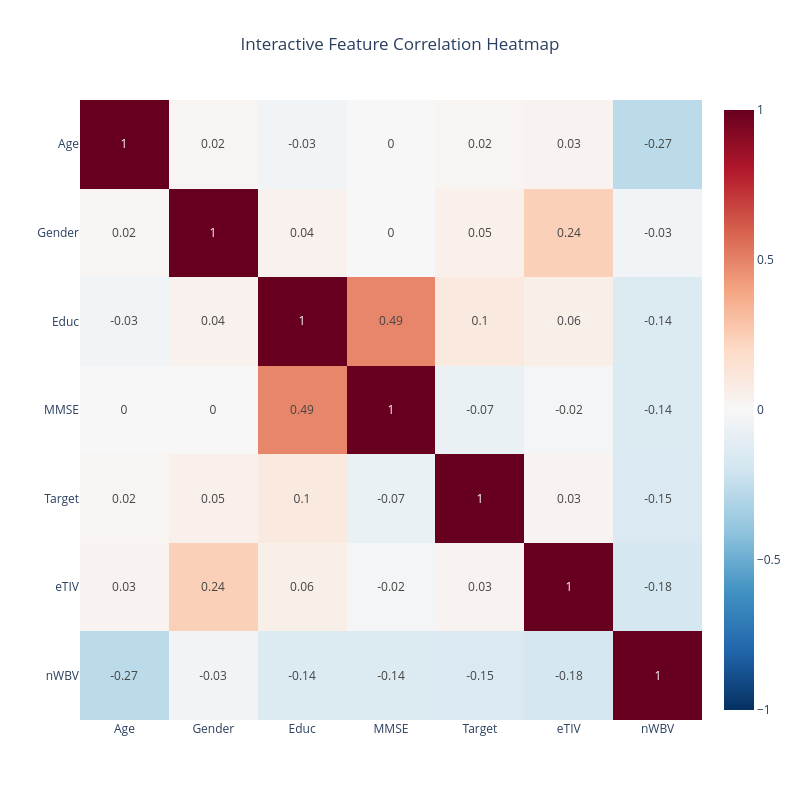

This figure's notebook cell:
### Markdown cell above
### Graph-2 show the correlation map between features

### Code cell
corr_matrix = eda_df.corr().round(2)
fig = go.Figure(data=go.Heatmap(
                   z=corr_matrix.values, # The actual correlation numbers
                   x=corr_matrix.columns, # The X-axis labels
                   y=corr_matrix.columns, # The Y-axis labels
                   colorscale='RdBu_r',   # Red-Blue scale (similar to coolwarm)
                   zmin=-1,               # Set minimum color scale to -1
                   zmax=1,                # Set maximum color scale to 1
                   text=corr_matrix.values, # Put the numbers inside the squares
                   texttemplate="%{text}",  # Format the text to display correctly
                   hoverinfo="x+y+z"      # Show X, Y, and Value when hovering
               ))

# 5. Clean up the Layout for Professional Presentation
fig.update_layout(
    title='Interactive Feature Correlation Heatmap',
    title_x=0.5, # Center the title
    width=800,
    height=800,
    xaxis_showgrid=False,
    yaxis_showgrid=False,
    yaxis_autorange='reversed' # Flips the Y-axis so the diagonal goes top-left to bottom-right
)


fig.show()

### Figure 1 — Plotly figure (JSON) as saved in the notebook; plotly's stock layout.template omitted (floating-point values rounded to 4 significant figures)
{"data": [{"colorscale": [[0, "rgb(5,48,97)"], [0.1, "rgb(33,102,172)"], [0.2, "rgb(67,147,195)"], [0.3, "rgb(146,197,222)"], [0.4, "rgb(209,229,240)"], [0.5, "rgb(247,247,247)"], [0.6, "rgb(253,219,199)"], [0.7, "rgb(244,165,130)"], [0.8, "rgb(214,96,77)"], [0.9, "rgb(178,24,43)"], [1, "rgb(103,0,31)"]], "hoverinfo": "x+y+z", "text": [[1.0, 0.02, -0.03, -0.0, 0.02, 0.03, -0.27], [0.02, 1.0, 0.04, -0.0, 0.05, 0.24, -0.03], [-0.03, 0.04, 1.0, 0.49, 0.1, 0.06, -0.14], [-0.0, -0.0, 0.49, 1.0, -0.07, -0.02, -0.14], [0.02, 0.05, 0.1, -0.07, 1.0, 0.03, -0.15], [0.03, 0.24, 0.06, -0.02, 0.03, 1.0, -0.18], [-0.27, -0.03, -0.14, -0.14, -0.15, -0.18, 1.0]], "texttemplate": "%{text}", "type": "heatmap", "x": ["Age", "Gender", "Educ", "MMSE", "Target", "eTIV", "nWBV"], "y": ["Age", "Gender", "Educ", "MMSE", "Target", "eTIV", "nWBV"], "z": [[1.0, 0.02, -0.03, -0.0, 0.02, 0.03, -0.27], [0.02, 1.0, 0.04, -0.0, 0.05, 0.24, -0.03], [-0.03, 0.04, 1.0, 0.49, 0.1, 0.06, -0.14], [-0.0, -0.0, 0.49, 1.0, -0.07, -0.02, -0.14], [0.02, 0.05, 0.1, -0.07, 1.0, 0.03, -0.15], [0.03, 0.24, 0.06, -0.02, 0.03, 1.0, -0.18], [-0.27, -0.03, -0.14, -0.14, -0.15, -0.18, 1.0]], "zmax": 1, "zmin": -1}], "layout": {"height": 800, "title": {"text": "Interactive Feature Correlation Heatmap", "x": 0.5}, "width": 800, "xaxis": {"showgrid": false}, "yaxis": {"autorange": "reversed", "showgrid": false}}}
